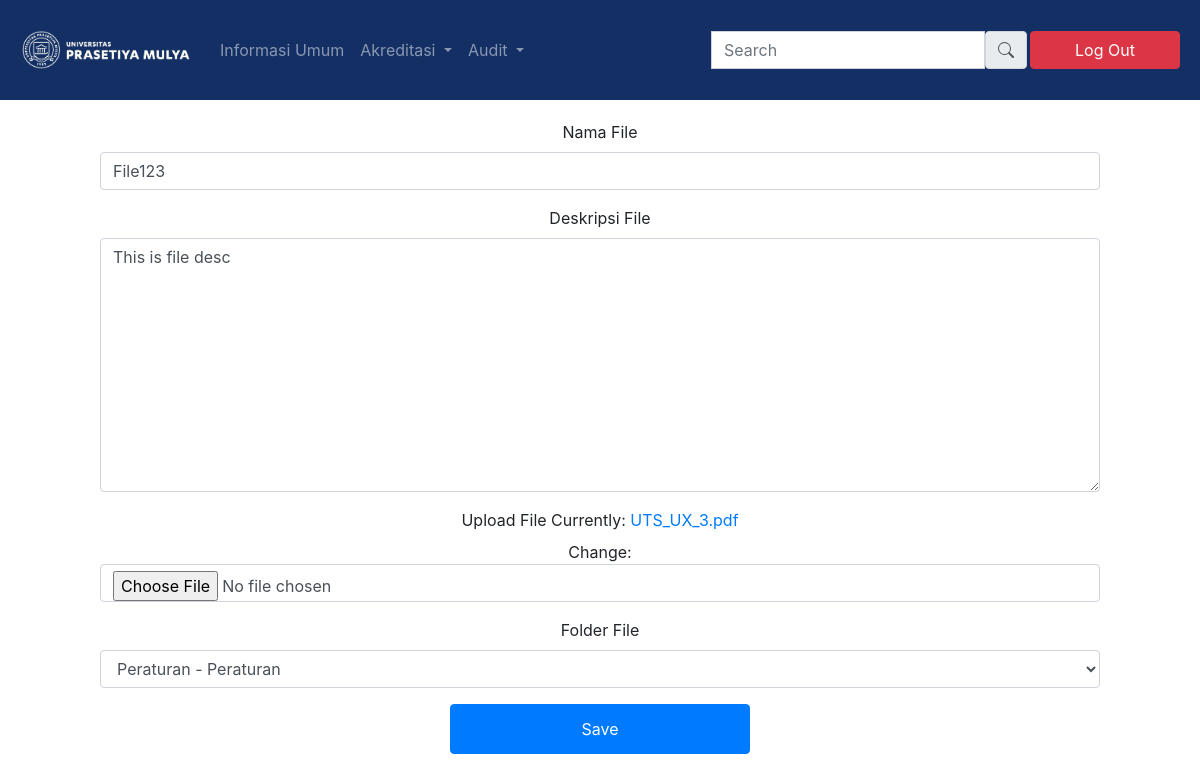
Page /15/update on the committed database.
### home/models.py (models this page shows, shortened)
class baruFile(models.Model):
    created_on = models.DateTimeField(auto_now_add=True)
    nama_file = models.CharField(default='', max_length=256)
    desc_file = models.TextField()
    upload_file = models.FileField(max_length=50, null=True)
    nama_folder = models.ForeignKey(baruFolder, on_delete=models.CASCADE)

class baruFolder(models.Model):
    created_on = models.DateTimeField(auto_now_add=True)
    nama_folder = models.CharField(default='', max_length=256)
    desc_folder = models.TextField(default='', max_length=256)
    baseFolder_nama = models.ForeignKey(baseFolder, on_delete=models.CASCADE)
    prodi_name = models.ForeignKey(listProdi, on_delete=models.CASCADE)
    def __str__(self):
        return '{}'.format(self.nama_folder)

### home/views.py (the view)
# urls.py: path('<id>/update', homeViews.update_view, name="update"),
def update_view(request, id):
    context ={}
    obj = get_object_or_404(models.baruFile, id = id)
    form = forms.inputFileInfo(request.POST or None, instance = obj)
    if form.is_valid():
        form.save()
        return redirect('homepage')
    context["form"] = form
    return render(request, "editForm.html", context)

### home/forms.py
class inputFileInfo(forms.ModelForm):
    class Meta:
        model = models.baruFile
        fields = {'nama_file', 'desc_file', 'upload_file', 'nama_folder'}
        '''
        widgets = {
            'nama_file' : forms.CharField(attrs={'class': 'input', 'placeholder' : 'fileName'}),
            'desc_file' : forms.CharField(attrs={'class': 'input', 'placeholder' : 'you@email.com'}),
            'link_file' : forms.CharField(attrs={'class': 'input', 'placeholder' : 'you@email.com'}),
            'nama_folder' : forms.Select(attrs=('class': 'form-control'))
        }
        '''

### template/editForm.html (shortened to what this page needs)
{% load widget_tweaks %}
<!DOCTYPE html>
{% load static %}
<html lang="en">
<head>
    <link rel="stylesheet" href="https://stackpath.bootstrapcdn.com/bootstrap/4.4.1/css/bootstrap.min.css">
    <link rel="stylesheet" href="{% static 'assets/dashboard1.css' %}">
</head>
<body>
  <section>
    <nav class="navbar navbar-expand-lg navbar-dark" style="background-color: #132F64; height: 100px;">
        <a class="navbar-brand" href="{% url 'homepage' %}">
            <img class="title-logo" src="{% static 'media/logo-prasmul.png' %}" alt="">
        </a>
        <div class="collapse navbar-collapse" id="navbarSupportedContent">
          <ul class="navbar-nav mr-auto">
            <li class="nav-item {{ informasi_umum }}">
              <a class="nav-link" href="{% url 'informasiUmum' %}">Informasi Umum <span class="sr-only">(current)</span></a>
            </li>
            <li class="nav-item dropdown {{ akreditasi }}">
                <a class="nav-link dropdown-toggle" href="#" id="navbarDropdown" role="button" data-toggle="dropdown" aria-haspopup="true" aria-expanded="false">
                  Akreditasi
                </a>
              </li>
              <li class="nav-item dropdown {{ audit }}">
                <a class="nav-link dropdown-toggle" href="#" id="navbarDropdown" role="button" data-toggle="dropdown" aria-haspopup="true" aria-expanded="false">
                  Audit
                </a>
              </li>
          </ul>
          <form class="form-inline my-2 my-lg-0">
              <div class="input-group-prepend" style="height: 2.4rem; border-radius: 0px;">
                <input type="text" class="form-control" style="border-radius: 0px;" placeholder="Search" aria-label="search" aria-describedby="basic-addon1">
                <span class="input-group-text" id="basic-addon1"></span>
              </div>
              <a class="btn btn-danger mx-1" href="{% url 'logout' %}" style="width: 150px;" href="#" role="button">Log Out</a>
          </form>
        </div>
      </nav>
</section>
<form method="POST" enctype="multipart/form-data">
<main role="main" class="">
    <div class="btn-dashboard" style="padding-top: 0px !important;">
      <div class="right-box">
        <div class="box-inside">
            <form>
                <div class="form-group">
                  <label for="InputNamaFile">Nama File</label>
                  {%render_field form.nama_file class="form-control" placeholder="Nama File"%}
                </div>
                <div class="form-group">
                  <label for="InputNamaFile">Deskripsi File</label>
                  {%render_field form.desc_file class="form-control" placeholder="Deskripsi File"%}
                </div>
                <div class="form-group">
                  <label for="UploadFile">Upload File</label>
                  {%render_field form.upload_file class="form-control"%}
                </div>
                <div class="form-group">
                  <label for="InputNamaFile">Folder File</label>
                  {%render_field form.nama_folder class="form-control" placeholder="Folder File"%}
                </div>
                <button type="submit" class="btn btn-save btn-primary">Save</button>
                <br>
              </form>
        </div>
    </div>
    </div>
</main>
</form>
  </body>
</body>
</html>

### static/assets/dashboard1.css (style rules this page uses)
.title-logo { height: 50px; width: 180px; }
main { margin-top: 10px; margin-left: 100px; }
.btn-dashboard { margin-top: 20px !important; width: 1000px; text-align: center; }
.btn-save { width: 300px; height: 50px; }

### rows in the picture
baruFile: nama_file "File123", desc_file "This is file desc"
baruFolder: nama_folder "Peraturan - Peraturan"
